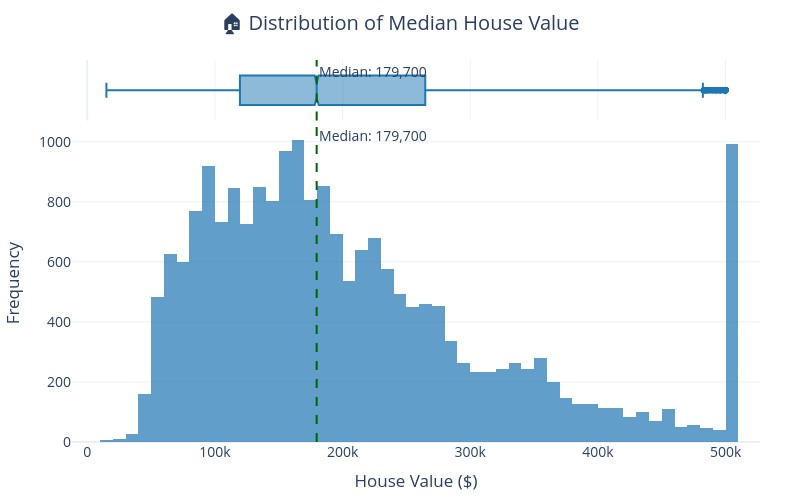

The code cell stored with this chart in its notebook:
### Code cell
# Distribution of Target Variable
fig = px.histogram(
    df,
    x="median_house_value",
    nbins=50,
    marginal="box",     # boxplot on top
    opacity=0.7,
    title="🏠 Distribution of Median House Value",
    color_discrete_sequence=["#1f77b4"]  # single elegant blue shade
)

# Add median line (dark green instead of red)
median_value = df["median_house_value"].median()
fig.add_vline(
    x=median_value,
    line_width=2, line_dash="dash", line_color="darkgreen",
    annotation_text=f"Median: {median_value:,.0f}", annotation_position="top right"
)

# Layout updates
fig.update_layout(
    template="plotly_white",
    height=500, width=800,
    title_x=0.5,
    xaxis_title="House Value ($)",
    yaxis_title="Frequency",
    font=dict(size=14),
    margin=dict(l=40, r=40, t=60, b=40)
)

fig.show()

### Figure 1 — Plotly figure (JSON) as saved in the notebook; plotly's stock layout.template omitted (floating-point values rounded to 4 significant figures; data arrays with more than 128 entries replaced by an {"elided": "..."} marker saying what was removed)
{"data": [{"bingroup": "x", "hovertemplate": "median_house_value=%{x}<br>count=%{y}<extra></extra>", "legendgroup": "", "marker": {"color": "#1f77b4", "opacity": 0.7, "pattern": {"shape": ""}}, "name": "", "nbinsx": 50, "orientation": "v", "showlegend": false, "type": "histogram", "x": {"elided": "20640 int values"}, "xaxis": "x", "yaxis": "y"}, {"hovertemplate": "median_house_value=%{x}<extra></extra>", "legendgroup": "", "marker": {"color": "#1f77b4"}, "name": "", "notched": true, "showlegend": false, "type": "box", "x": {"elided": "20640 int values"}, "xaxis": "x2", "yaxis": "y2"}], "layout": {"annotations": [{"showarrow": false, "text": "Median: 179,700", "x": 179700, "xanchor": "left", "xref": "x", "y": 1, "yanchor": "top", "yref": "y domain"}, {"showarrow": false, "text": "Median: 179,700", "x": 179700, "xanchor": "left", "xref": "x2", "y": 1, "yanchor": "top", "yref": "y2 domain"}], "barmode": "relative", "font": {"size": 14}, "height": 500, "legend": {"tracegroupgap": 0}, "margin": {"b": 40, "l": 40, "r": 40, "t": 60}, "shapes": [{"line": {"color": "darkgreen", "dash": "dash", "width": 2}, "type": "line", "x0": 179700, "x1": 179700, "xref": "x", "y0": 0, "y1": 1, "yref": "y domain"}, {"line": {"color": "darkgreen", "dash": "dash", "width": 2}, "type": "line", "x0": 179700, "x1": 179700, "xref": "x2", "y0": 0, "y1": 1, "yref": "y2 domain"}], "title": {"text": "🏠 Distribution of Median House Value", "x": 0.5}, "width": 800, "xaxis": {"anchor": "y", "domain": [0, 1], "title": {"text": "House Value ($)"}}, "xaxis2": {"anchor": "y2", "domain": [0, 1], "matches": "x", "showgrid": true, "showticklabels": false}, "yaxis": {"anchor": "x", "domain": [0, 0.8316], "title": {"text": "Frequency"}}, "yaxis2": {"anchor": "x2", "domain": [0.8416, 1], "matches": "y2", "showgrid": false, "showline": false, "showticklabels": false, "ticks": ""}}}
